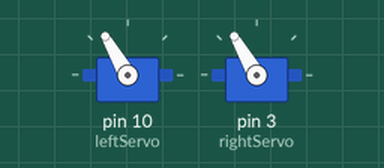
Bench run of a sketch on a simulated Arduino Uno, built with avr-gcc and run on an emulated ATmega328P. On the bench: 2 × servo.

Above: at 0.1 s.
Timing chart, 0 to 3.0 s (numbered marks = the images above):
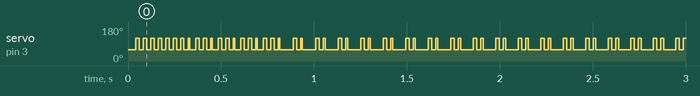

Measured:
- by itself, servo on pin 3 (rightServo): alternates 120° for 0.02 s and 60° for 0.02 s

The sketch:

Week3.ino
```cpp
//Week 3:
//Create functions for forward, backward, left, right, and stop
//Use functions in the loop to drive the robot

//Week 4:
//Create inputs for functions to have variable drive times
//Begin designing maze

#include <Servo.h> //this includes the Servo library so that your code is easier to write

//Name your servos
Servo leftServo;
Servo rightServo;

void setup() {
  // put your setup code here, to run once:

  //Attach your servos to the pin that you have them wired to
  leftServo.attach(10);
  rightServo.attach(3);

}

void loop() {
  // put your main code here, to run repeatedly:
 forward();
 left();
 forward();
}

//write functions for forward, backward, left, right, and stop
//Remember: motors are mounted in opposite directions!
void forward(){
  leftServo.write(120);
  rightServo.write(60);
}

void backward(){
  leftServo.write(60);
  rightServo.write(120);
}

void left(){
  leftServo.write(120);
  rightServo.write(120);
}

void right(){
  leftServo.write(60);
  rightServo.write(60);
}

//stop is a reserved word - use a different name like hold instead
void hold(){
  leftServo.write(90);
  rightServo.write(90);
}
```
